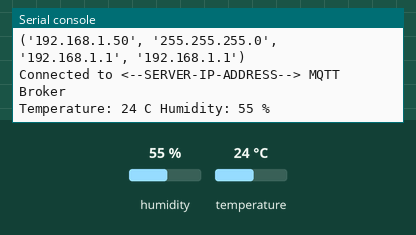
Recording of a program running on a simulated Raspberry Pi Pico running MicroPython. On the bench: the last lines printed to the serial console. The test bench sets the inputs (shaded band); at power-on: humidity 55 %, temperature 24 °C. WiFi joins after 1.5 s; no MQTT or app messages arrive unless stated.

Above: at 2.8 s.
2.9 s: humidity set to 22 %
At 7.3 s:
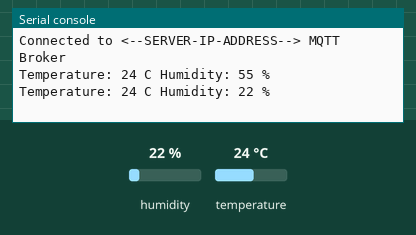
8.9 s: temperature set to 12 °C
At 12.1 s:
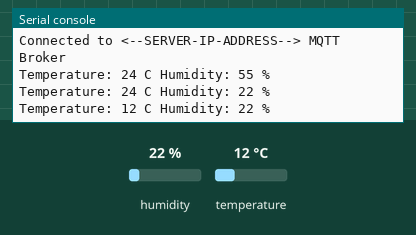
14.9 s: humidity set to 40 %
At 18.1 s:
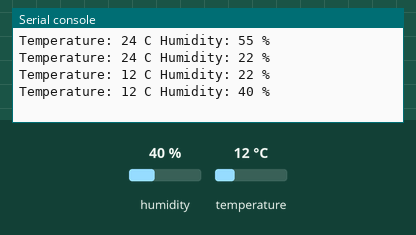
Timing chart, 0 to 19.6 s (numbered marks = the images above; inputs shaded):
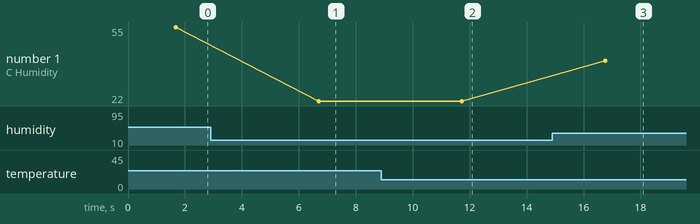

The program:

dht11_mqtt.py
```python
from machine import Pin, I2C
from umqtt.simple import MQTTClient
from time import sleep
import network
from dht import DHT11

# Configure your Wi-Fi credentials
SSID     = '<--WIFI-NETWORK-NAME-->'
PASSWORD = '<--WIFI-PASSWORD-->'

wlan = network.WLAN(network.STA_IF)
wlan.active(True)
wlan.connect(SSID,PASSWORD)

while not wlan.isconnected():
    pass

print('Connected to Wi-Fi')
print(wlan.ifconfig())

# Configure MQTT
SERVER     = '<--SERVER-IP-ADDRESS-->'  # Replace with your MQTT broker IP
CLIENT_ID  = b'PICO'
TOPIC_TEMP = b'pico/dht11/temperature'
TOPIC_HUMD = b'pico/dht11/humidity'
USER       = b'<--MQTT_USER-->'    # Replace with your MQTT username
PASSWORD   = b'<--MQTT_PASSWORD-->'# Replace with your MQTT password

def mqtt_connect():
   client = MQTTClient(CLIENT_ID,
                       SERVER,
                       user=USER,
                       password=PASSWORD,
                       keepalive=3600)
   client.connect()
   print('Connected to %s MQTT Broker'%(SERVER))
   return client

def reconnect():
   print('Failed to connect to the MQTT Broker. Reconnecting...')
   sleep(5)
   machine.reset()

try:
   client = mqtt_connect()
except OSError as e:
   reconnect()

# Create a DHT11 instance
dht11 = DHT11(Pin(18))  # the DATA pin is connected to GP2 on the Raspberry Pi Pico

while True:
    dht11.measure()  # make a new measurement
    temp  = dht11.temperature()  # read temperature
    hum   = dht11.humidity()  # read humidity
    print('Temperature:', temp, 'C', 'Humidity:', hum, '%')
    client.publish(TOPIC_TEMP, str(temp))
    client.publish(TOPIC_HUMD, str(hum))
    sleep(5)  # wait for 5 seconds
```

Measured:
- after the input at 2.9 s, the serial console: prints a new line after 3.8 s (image 1)
- after the input at 8.9 s, the serial console: prints a new line after 2.8 s (image 2)
- after the input at 14.9 s, the serial console: prints a new line after 1.9 s (image 3)
- plotted number 1: 55 → 22 after the input at 2.9 s, 22 → 40 after the input at 14.9 s
